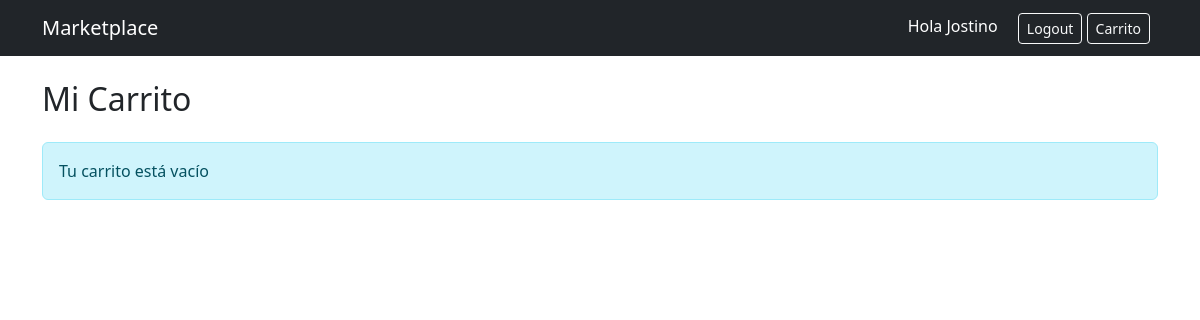
Page /cart/ (signed in) on the earlier database version.
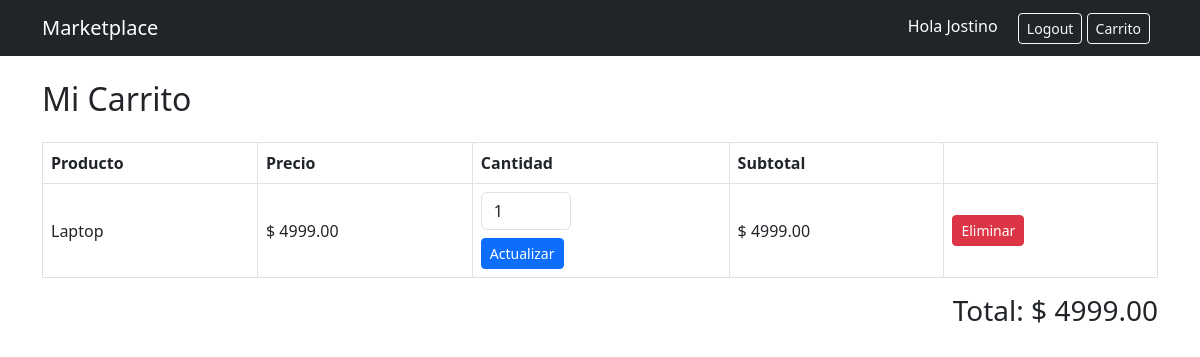
Same page on the later database version.
### store/models.py (models this page shows, shortened)
class User(AbstractUser):
    id = models.UUIDField(primary_key=True, default=uuid.uuid4, editable=False)
    is_seller = models.BooleanField(default=False)

class CartItem(models.Model):
    id = models.UUIDField(primary_key=True, default=uuid.uuid4, editable=False)
    cart = models.ForeignKey(Cart, on_delete=models.CASCADE)
    product = models.ForeignKey(Product, on_delete=models.CASCADE)
    quantity = models.PositiveIntegerField(default=1)
    class Meta:
        unique_together = ('cart', 'product')
    @property
    def subtotal(self):
            return self.product.price * self.quantity

class Product(models.Model):
    id = models.UUIDField(primary_key=True, default=uuid.uuid4, editable=False)
    name = models.CharField(max_length=150)
    description = models.TextField()
    image = models.ImageField(upload_to='upload/', blank=True, null=True)
    price = models.DecimalField(max_digits=10, decimal_places=2)
    stock = models.PositiveIntegerField(default=0)
    owner = models.ForeignKey(
        User,
        on_delete=models.CASCADE,
        related_name='products'
    )  # 1:N
    categories = models.ManyToManyField(
        Category,
        related_name='products'
    )  # N:M
    created_at = models.DateTimeField(auto_now_add=True)

class Cart(models.Model):
    id = models.UUIDField(primary_key=True, default=uuid.uuid4, editable=False)
    user = models.ForeignKey(
        User,
        on_delete=models.CASCADE,
        related_name='carts'
    )  # 1:N
    products = models.ManyToManyField(
        Product,
        through='CartItem',
        related_name='carts'
    )
    created_at = models.DateTimeField(auto_now_add=True)
    @property
    def total(self):
        return sum(item.subtotal for item in self.cartitem_set.all())

### store/views.py (the view)
# urls.py: path('cart/', views.cart_detail, name='cart_detail'),
@login_required
def cart_detail(request):
    cart, created = Cart.objects.get_or_create(
        user=request.user
    )
    return render(request, 'store/cart_detail.html', {
        'cart': cart
    })

### store/templates/store/cart_detail.html (shortened to what this page needs)
{% extends 'store/base.html' %}
{% block content %}
<h2 class="mb-4">Mi Carrito</h2>
{% if cart.cartitem_set.all %}
<table class="table table-bordered align-middle">
    <thead>
        <tr>
            <th>Producto</th>
            <th>Precio</th>
            <th>Cantidad</th>
            <th>Subtotal</th>
            <th></th>
        </tr>
    </thead>
    <tbody>
    {% for item in cart.cartitem_set.all %}
        <tr>
            <td>{{ item.product.name }}</td>
            <td>$ {{ item.product.price }}</td>
            <td>
                <form method="POST"
                      action="{% url 'update_cart_item' item.id %}">
                    <input type="number"
                           name="quantity"
                           value="{{ item.quantity }}"
                           min="1"
                           class="form-control"
                           style="width:90px;">
                    <button class="btn btn-sm btn-primary mt-2">
                        Actualizar
                    </button>
                </form>
            </td>
            <td>
                $ {{ item.subtotal }}
            </td>
            <td>
                <a href="{% url 'remove_from_cart' item.id %}"
                   class="btn btn-danger btn-sm">
                    Eliminar
                </a>
            </td>
        </tr>
    {% endfor %}
    </tbody>
</table>
<div class="text-end">
    <h3>Total: $ {{ cart.total }}</h3>
</div>
{% else %}
<div class="alert alert-info">
    Tu carrito está vacío
</div>
{% endif %}
{% endblock %}

### store/templates/store/base.html (shortened to what this page needs)
<!DOCTYPE html>
<html lang="es">
<head>
    <link href="https://cdn.jsdelivr.net/npm/bootstrap@5.3.0/dist/css/bootstrap.min.css" rel="stylesheet">
</head>
<body>
<nav class="navbar navbar-expand-lg navbar-dark bg-dark">
  <div class="container">
    <a class="navbar-brand" href="/">Marketplace</a>
    <div>
      {% if user.is_authenticated %}
        <span class="text-white me-3">Hola {{ user.username }}</span>
        <a href="{% url 'logout' %}" class="btn btn-outline-light btn-sm">Logout</a>
      {% else %}
        <a href="{% url 'login' %}" class="btn btn-outline-light btn-sm me-2">Login</a>
        <a href="{% url 'register' %}" class="btn btn-primary btn-sm">Registro</a>
      {% endif %}
      <a href="{% url 'cart_detail' %}"
         class="btn btn-outline-light btn-sm me-2">
         Carrito
      </a>
    </div>
  </div>
</nav>
<div class="container mt-4">
    {% block content %}{% endblock %}
</div>
</body>
</html>

Differences in the rows shown:
added CartItem: product.name "Laptop", product.price "4999.00", quantity "1", subtotal "4999.00"
added Cart: total "4999.00"
Other differences:
text no longer shown: "Tu carrito está vacío"
text now shown: "Producto Precio Cantidad Subtotal Total: $"
